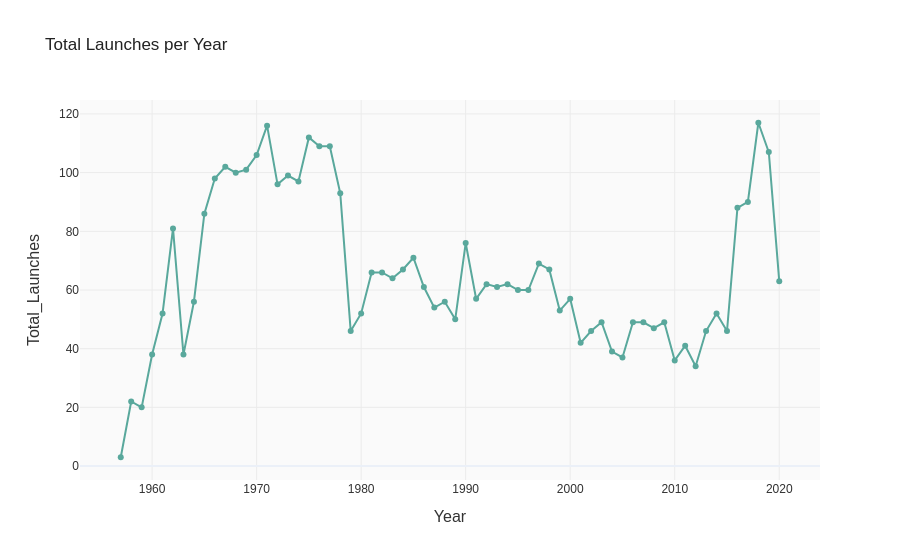

Notebook source saved alongside this figure:
### Markdown cell above
# Chart the Number of Launches per Year

### Code cell
import pandas as pd
import plotly.express as px

def get_launches_per_year(df):
    df = df.copy()
    df['Year'] = pd.to_datetime(df['Date'], errors='coerce').dt.year

    launches_per_year = (
        df.dropna(subset=['Year'])
        .groupby('Year')
        .size()
        .reset_index(name='Total_Launches')
        .sort_values('Year')
    )

    return launches_per_year

launches_per_year = get_launches_per_year(df_data)
print(launches_per_year)

fig = px.line(
    launches_per_year,
    x='Year',
    y='Total_Launches',
    title='Total Launches per Year',
    markers=True,
)
fig.update_layout(yaxis_tickformat=',')
fig.show()

### Figure 1 — Plotly figure (JSON) as saved in the notebook; plotly's stock layout.template omitted (floating-point values rounded to 4 significant figures)
{"data": [{"hovertemplate": "Year=%{x}<br>Total_Launches=%{y}<extra></extra>", "legendgroup": "", "line": {"color": "#59a89c", "dash": "solid"}, "marker": {"symbol": "circle"}, "mode": "lines+markers", "name": "", "orientation": "v", "showlegend": false, "type": "scatter", "x": [1957.0, 1958.0, 1959.0, 1960.0, 1961.0, 1962.0, 1963.0, 1964.0, 1965.0, 1966.0, 1967.0, 1968.0, 1969.0, 1970.0, 1971.0, 1972.0, 1973.0, 1974.0, 1975.0, 1976.0, 1977.0, 1978.0, 1979.0, 1980.0, 1981.0, 1982.0, 1983.0, 1984.0, 1985.0, 1986.0, 1987.0, 1988.0, 1989.0, 1990.0, 1991.0, 1992.0, 1993.0, 1994.0, 1995.0, 1996.0, 1997.0, 1998.0, 1999.0, 2000.0, 2001.0, 2002.0, 2003.0, 2004.0, 2005.0, 2006.0, 2007.0, 2008.0, 2009.0, 2010.0, 2011.0, 2012.0, 2013.0, 2014.0, 2015.0, 2016.0, 2017.0, 2018.0, 2019.0, 2020.0], "xaxis": "x", "y": [3, 22, 20, 38, 52, 81, 38, 56, 86, 98, 102, 100, 101, 106, 116, 96, 99, 97, 112, 109, 109, 93, 46, 52, 66, 66, 64, 67, 71, 61, 54, 56, 50, 76, 57, 62, 61, 62, 60, 60, 69, 67, 53, 57, 42, 46, 49, 39, 37, 49, 49, 47, 49, 36, 41, 34, 46, 52, 46, 88, 90, 117, 107, 63], "yaxis": "y"}], "layout": {"legend": {"tracegroupgap": 0}, "title": {"text": "Total Launches per Year"}, "xaxis": {"anchor": "y", "domain": [0, 1], "title": {"text": "Year"}}, "yaxis": {"anchor": "x", "domain": [0, 1], "tickformat": ",", "title": {"text": "Total_Launches"}}}}
